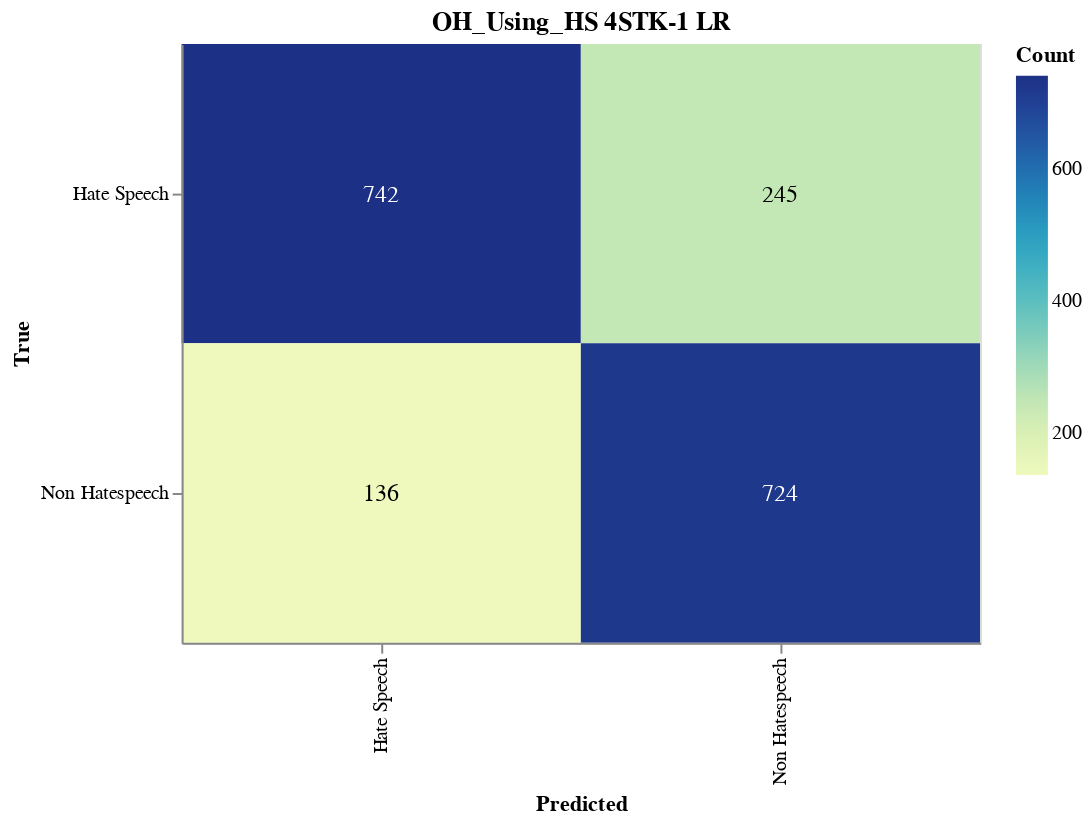

The notebook cell this image was saved under:
### Markdown cell above
#### Save CM

### Code cell
import altair as alt
import altair_saver
import pandas as pd
from sklearn.metrics import confusion_matrix

# Calculate the confusion matrix
cm = confusion_matrix(y_val, adjusted_predictions)

# Define class names
class_names = ['Hate Speech', 'Non Hatespeech']

# Convert confusion matrix to DataFrame
cm_df = pd.DataFrame(cm, index=class_names, columns=class_names).reset_index().melt(id_vars='index')
cm_df.columns = ['True', 'Predicted', 'Count']

# Ensure the order of categories
cm_df['True'] = pd.Categorical(cm_df['True'], categories=class_names, ordered=True)
cm_df['Predicted'] = pd.Categorical(cm_df['Predicted'], categories=class_names, ordered=True)

# Create the Altair plot
heatmap = alt.Chart(cm_df).mark_rect().encode(
    x=alt.X('Predicted:O', sort=class_names),
    y=alt.Y('True:O', sort=class_names),
    color='Count:Q',
    tooltip=['True', 'Predicted', 'Count']
).properties(
    width=400,
    height=300,
    title='OH_Using_HS 4STK-1 LR'
)

# Add text labels
text = heatmap.mark_text(
    align='center',
    baseline='middle',
    fontSize=12
).encode(
    text='Count:Q',
    color=alt.condition(
        alt.datum.Count > cm.max() / 2,
        alt.value('white'),
        alt.value('black')
    )
)

# Combine heatmap and text
final_chart = heatmap + text

# Display the plot
final_chart.show()

### Figure 1 — Vega-Lite specification as saved in the notebook (floating-point values rounded to 4 significant figures)
{"config": {"view": {"continuousWidth": 300, "continuousHeight": 300}}, "layer": [{"mark": {"type": "rect"}, "encoding": {"color": {"field": "Count", "type": "quantitative"}, "tooltip": [{"field": "True", "type": "ordinal"}, {"field": "Predicted", "type": "ordinal"}, {"field": "Count", "type": "quantitative"}], "x": {"field": "Predicted", "sort": ["Hate Speech", "Non Hatespeech"], "type": "ordinal"}, "y": {"field": "True", "sort": ["Hate Speech", "Non Hatespeech"], "type": "ordinal"}}, "title": "OH_Using_HS 4STK-1 LR"}, {"mark": {"type": "text", "align": "center", "baseline": "middle", "fontSize": 12}, "encoding": {"color": {"condition": {"test": "(datum.Count > 371.0)", "value": "white"}, "value": "black"}, "text": {"field": "Count", "type": "quantitative"}, "tooltip": [{"field": "True", "type": "ordinal"}, {"field": "Predicted", "type": "ordinal"}, {"field": "Count", "type": "quantitative"}], "x": {"field": "Predicted", "sort": ["Hate Speech", "Non Hatespeech"], "type": "ordinal"}, "y": {"field": "True", "sort": ["Hate Speech", "Non Hatespeech"], "type": "ordinal"}}, "title": "OH_Using_HS 4STK-1 LR"}], "data": {"name": "data-6f902ddb8737834fd1c1b957527e4283"}, "height": 300, "width": 400, "$schema": "https://vega.github.io/schema/vega-lite/v5.17.0.json", "datasets": {"data-6f902ddb8737834fd1c1b957527e4283": [{"True": "Hate Speech", "Predicted": "Hate Speech", "Count": 742}, {"True": "Non Hatespeech", "Predicted": "Hate Speech", "Count": 136}, {"True": "Hate Speech", "Predicted": "Non Hatespeech", "Count": 245}, {"True": "Non Hatespeech", "Predicted": "Non Hatespeech", "Count": 724}]}}
